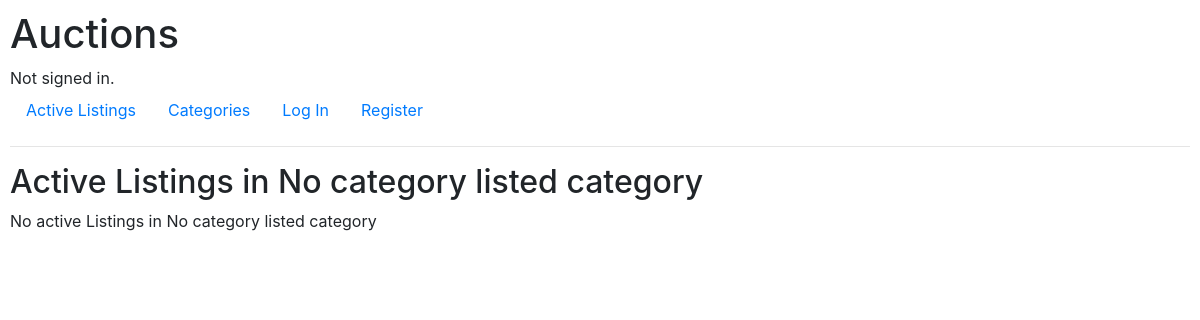
The app's page /category/No category listed, older data.
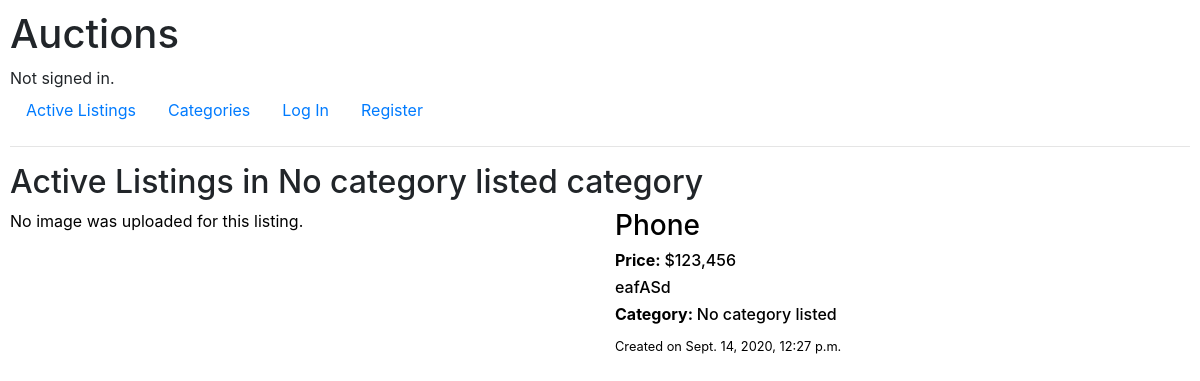
The same page, newer data.
### auctions/models.py (models this page shows)
class Auction(models.Model):
    username = models.CharField(max_length=50)
    title = models.CharField(max_length=64)
    price = models.CharField(max_length=64)
    description = models.CharField(max_length=100)
    creation_date = models.DateTimeField()
    photo = models.FileField(null=True, blank=True)
    category = models.CharField(max_length=64)
    active = models.BooleanField(default=True)
    winner = models.CharField(max_length=50, blank=True)

### auctions/views.py (the view)
# urls.py: path("category/<str:category>", views.category, name="category")
def category(request, category):
    active_listings_in_category = Auction.objects.filter(category=category,
                                                         active=True)
    return render(request, "auctions/category.html", {
        "active_listings_in_category": active_listings_in_category,
        "category": category
    })

### auctions/templates/auctions/category.html
{% extends "auctions/layout.html" %}
{% load static %}
{% load humanize %}
{% block extra_css %}
    <link href="{% static 'auctions/index.css' %}" rel="stylesheet">
{% endblock %}
{% block body %}
    <h2>Active Listings in {{category}} category</h2>
    {% if active_listings_in_category %}
        {% for listing in active_listings_in_category %}
            <a class="unstyle" href="{% url 'listings' listing.id %}">
                <div class="row">
                    <div class="col">
                        {% if listing.photo %}
                        <img src="{{listing.photo}}" alt="uploaded picture">
                        {% else %}
                        <p>No image was uploaded for this listing.</p>
                        {% endif %}
                    </div>
                    <div class="col">
                        <h3>{{listing.title}}</h3>
                        <h6><strong>Price: </strong>${{listing.price|intcomma}}</h6>
                        <h6>{{listing.description}}</h6>
                        <h6><strong>Category: </strong>{{listing.category}}</h6>
                        <small>Created on {{listing.creation_date}}</small>
                    </div>
                </div>
            </a>
        {% endfor %}
    {% else %}
        <p>No active Listings in {{category}} category</p>
    {% endif %}
{% endblock %}

Row changes from the older to the newer data that the page shows:
added Auction: category "No category listed", photo "No image was uploaded for this listing.", title "Phone", price "123,456", description "eafASd", creation_date "Sept. 14, 2020, 12:27 p.m."
Text that changed along with them:
{{ category }}: "No category listed" → (not shown)
text no longer shown: "No active Listings in category"
